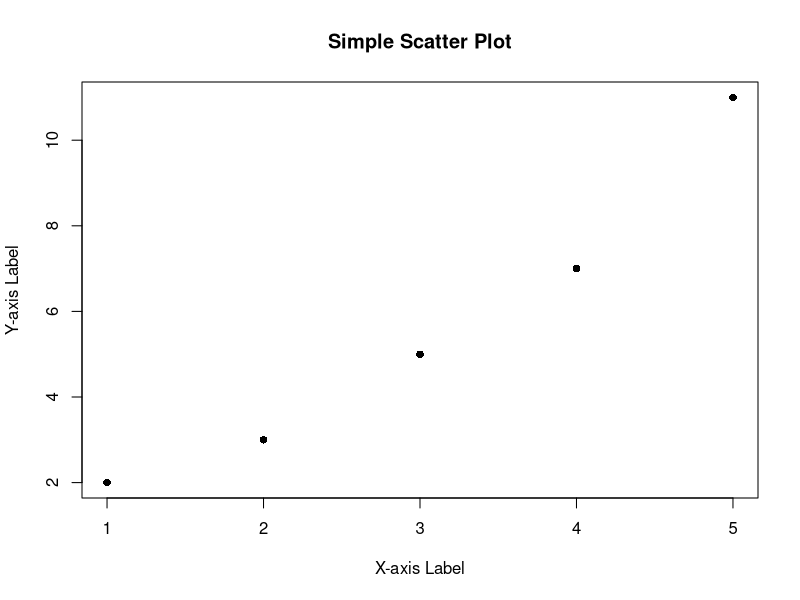

The R script that drew this image:
x <- c(1, 2, 3, 4, 5)
y <- c(2, 3, 5, 7, 11)
plot(x, y, main = "Simple Scatter Plot", xlab = "X-axis Label", ylab = "Y-axis Label", pch = 16)
